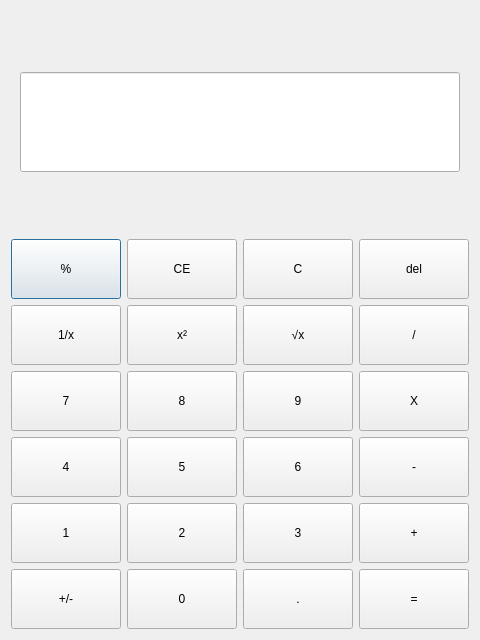
<?xml version="1.0" encoding="UTF-8"?>
<ui version="4.0">
 <class>Dialog</class>
 <widget class="QDialog" name="Dialog">
  <property name="geometry">
   <rect>
    <x>0</x>
    <y>0</y>
    <width>480</width>
    <height>640</height>
   </rect>
  </property>
  <property name="windowTitle">
   <string>Dialog</string>
  </property>
  <layout class="QGridLayout" name="gridLayout_4">
   <item row="0" column="0">
    <layout class="QGridLayout" name="gridLayout_3">
     <item row="0" column="0">
      <widget class="QWidget" name="widget" native="true">
       <layout class="QGridLayout" name="gridLayout_2">
        <item row="0" column="0">
         <widget class="QLineEdit" name="lineEdit">
          <property name="minimumSize">
           <size>
            <width>400</width>
            <height>100</height>
           </size>
          </property>
         </widget>
        </item>
       </layout>
      </widget>
     </item>
     <item row="1" column="0">
      <layout class="QGridLayout" name="gridLayout">
       <item row="0" column="0">
        <widget class="QPushButton" name="btn_rem">
         <property name="minimumSize">
          <size>
           <width>70</width>
           <height>60</height>
          </size>
         </property>
         <property name="styleSheet">
          <string notr="true">color: rgb(2, 2, 2);</string>
         </property>
         <property name="text">
          <string>%</string>
         </property>
        </widget>
       </item>
       <item row="0" column="1">
        <widget class="QPushButton" name="btn_ce">
         <property name="minimumSize">
          <size>
           <width>70</width>
           <height>60</height>
          </size>
         </property>
         <property name="text">
          <string>CE</string>
         </property>
        </widget>
       </item>
       <item row="0" column="2">
        <widget class="QPushButton" name="btn_c">
         <property name="minimumSize">
          <size>
           <width>70</width>
           <height>60</height>
          </size>
         </property>
         <property name="text">
          <string>C</string>
         </property>
        </widget>
       </item>
       <item row="0" column="3">
        <widget class="QPushButton" name="btn_del">
         <property name="minimumSize">
          <size>
           <width>70</width>
           <height>60</height>
          </size>
         </property>
         <property name="text">
          <string>del</string>
         </property>
        </widget>
       </item>
       <item row="1" column="0">
        <widget class="QPushButton" name="btn_frac">
         <property name="minimumSize">
          <size>
           <width>70</width>
           <height>60</height>
          </size>
         </property>
         <property name="text">
          <string>1/x</string>
         </property>
        </widget>
       </item>
       <item row="1" column="1">
        <widget class="QPushButton" name="btn_sq">
         <property name="minimumSize">
          <size>
           <width>70</width>
           <height>60</height>
          </size>
         </property>
         <property name="text">
          <string>x²</string>
         </property>
        </widget>
       </item>
       <item row="1" column="2">
        <widget class="QPushButton" name="btn_root">
         <property name="minimumSize">
          <size>
           <width>70</width>
           <height>60</height>
          </size>
         </property>
         <property name="text">
          <string>√x</string>
         </property>
        </widget>
       </item>
       <item row="1" column="3">
        <widget class="QPushButton" name="btn_div">
         <property name="minimumSize">
          <size>
           <width>70</width>
           <height>60</height>
          </size>
         </property>
         <property name="text">
          <string>/</string>
         </property>
        </widget>
       </item>
       <item row="2" column="0">
        <widget class="QPushButton" name="btn_7">
         <property name="minimumSize">
          <size>
           <width>70</width>
           <height>60</height>
          </size>
         </property>
         <property name="text">
          <string>7</string>
         </property>
        </widget>
       </item>
       <item row="2" column="1">
        <widget class="QPushButton" name="btn_8">
         <property name="minimumSize">
          <size>
           <width>70</width>
           <height>60</height>
          </size>
         </property>
         <property name="text">
          <string>8</string>
         </property>
        </widget>
       </item>
       <item row="2" column="2">
        <widget class="QPushButton" name="btn_9">
         <property name="minimumSize">
          <size>
           <width>70</width>
           <height>60</height>
          </size>
         </property>
         <property name="text">
          <string>9</string>
         </property>
        </widget>
       </item>
       <item row="2" column="3">
        <widget class="QPushButton" name="btn_multi">
         <property name="minimumSize">
          <size>
           <width>70</width>
           <height>60</height>
          </size>
         </property>
         <property name="text">
          <string>X</string>
         </property>
        </widget>
       </item>
       <item row="3" column="0">
        <widget class="QPushButton" name="btn_4">
         <property name="minimumSize">
          <size>
           <width>70</width>
           <height>60</height>
          </size>
         </property>
         <property name="text">
          <string>4</string>
         </property>
        </widget>
       </item>
       <item row="3" column="1">
        <widget class="QPushButton" name="btn_5">
         <property name="minimumSize">
          <size>
           <width>70</width>
           <height>60</height>
          </size>
         </property>
         <property name="text">
          <string>5</string>
         </property>
        </widget>
       </item>
       <item row="3" column="2">
        <widget class="QPushButton" name="btn_6">
         <property name="minimumSize">
          <size>
           <width>70</width>
           <height>60</height>
          </size>
         </property>
         <property name="text">
          <string>6</string>
         </property>
        </widget>
       </item>
       <item row="3" column="3">
        <widget class="QPushButton" name="btn_minus">
         <property name="minimumSize">
          <size>
           <width>70</width>
           <height>60</height>
          </size>
         </property>
         <property name="text">
          <string>-</string>
         </property>
        </widget>
       </item>
       <item row="4" column="0">
        <widget class="QPushButton" name="btn_1">
         <property name="minimumSize">
          <size>
           <width>70</width>
           <height>60</height>
          </size>
         </property>
         <property name="text">
          <string>1</string>
         </property>
        </widget>
       </item>
       <item row="4" column="1">
        <widget class="QPushButton" name="btn_2">
         <property name="minimumSize">
          <size>
           <width>70</width>
           <height>60</height>
          </size>
         </property>
         <property name="text">
          <string>2</string>
         </property>
        </widget>
       </item>
       <item row="4" column="2">
        <widget class="QPushButton" name="btn_3">
         <property name="minimumSize">
          <size>
           <width>70</width>
           <height>60</height>
          </size>
         </property>
         <property name="text">
          <string>3</string>
         </property>
        </widget>
       </item>
       <item row="4" column="3">
        <widget class="QPushButton" name="btn_plus">
         <property name="minimumSize">
          <size>
           <width>70</width>
           <height>60</height>
          </size>
         </property>
         <property name="text">
          <string>+</string>
         </property>
        </widget>
       </item>
       <item row="5" column="0">
        <widget class="QPushButton" name="btn_plusMinus">
         <property name="minimumSize">
          <size>
           <width>70</width>
           <height>60</height>
          </size>
         </property>
         <property name="text">
          <string>+/-</string>
         </property>
        </widget>
       </item>
       <item row="5" column="1">
        <widget class="QPushButton" name="btn_0">
         <property name="minimumSize">
          <size>
           <width>70</width>
           <height>60</height>
          </size>
         </property>
         <property name="text">
          <string>0</string>
         </property>
        </widget>
       </item>
       <item row="5" column="2">
        <widget class="QPushButton" name="btn_dot">
         <property name="minimumSize">
          <size>
           <width>70</width>
           <height>60</height>
          </size>
         </property>
         <property name="text">
          <string>.</string>
         </property>
        </widget>
       </item>
       <item row="5" column="3">
        <widget class="QPushButton" name="btn_ans">
         <property name="minimumSize">
          <size>
           <width>70</width>
           <height>60</height>
          </size>
         </property>
         <property name="text">
          <string>=</string>
         </property>
        </widget>
       </item>
      </layout>
     </item>
    </layout>
   </item>
  </layout>
 </widget>
 <resources/>
 <connections/>
</ui>
